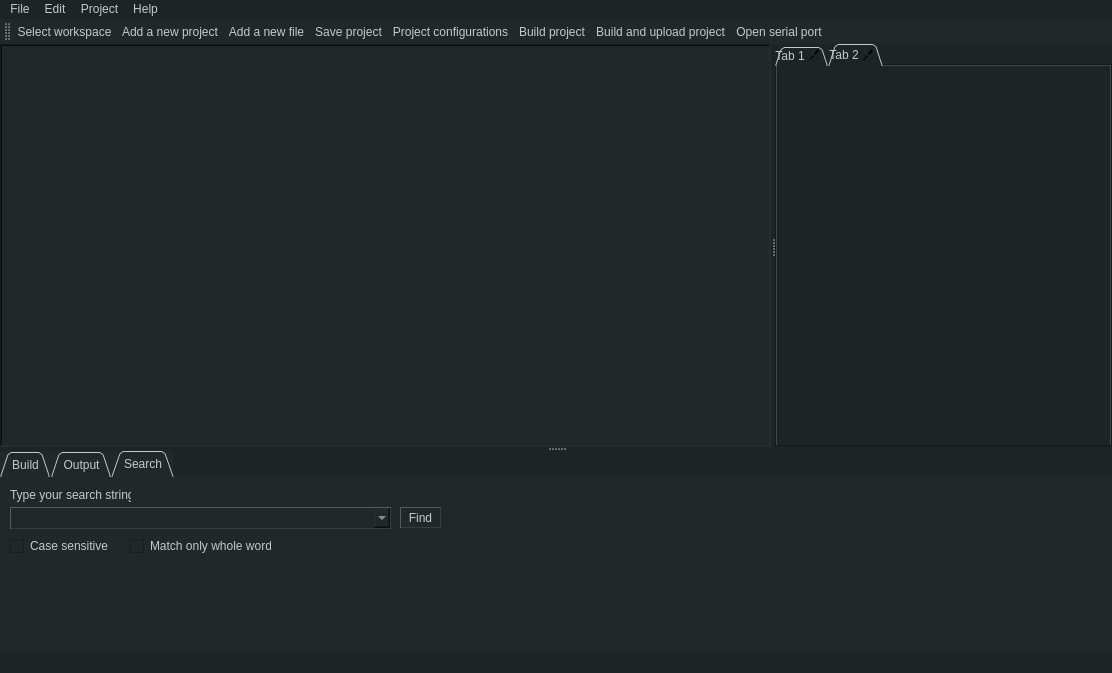
<?xml version="1.0" encoding="UTF-8"?>
<ui version="4.0">
 <class>MainWindowClass</class>
 <widget class="QMainWindow" name="MainWindowClass">
  <property name="geometry">
   <rect>
    <x>0</x>
    <y>0</y>
    <width>1112</width>
    <height>673</height>
   </rect>
  </property>
  <property name="windowTitle">
   <string>MariaMole</string>
  </property>
  <property name="autoFillBackground">
   <bool>false</bool>
  </property>
  <property name="styleSheet">
   <string notr="true">color:rgb(200,200,200);
background-color: rgb(28, 36, 38);
selection-background-color: rgb(68, 85, 89);</string>
  </property>
  <widget class="QWidget" name="centralWidget">
   <layout class="QGridLayout" name="gridLayout">
    <property name="leftMargin">
     <number>0</number>
    </property>
    <property name="topMargin">
     <number>0</number>
    </property>
    <property name="rightMargin">
     <number>0</number>
    </property>
    <property name="bottomMargin">
     <number>0</number>
    </property>
    <item row="1" column="0">
     <widget class="QSplitter" name="splitter_2">
      <property name="orientation">
       <enum>Qt::Vertical</enum>
      </property>
      <widget class="QSplitter" name="splitter">
       <property name="orientation">
        <enum>Qt::Horizontal</enum>
       </property>
       <widget class="QTreeWidget" name="tree">
        <property name="styleSheet">
         <string notr="true"> background-color: rgb(32,40,42);
outline: 0;
border-image: none;</string>
        </property>
        <property name="frameShape">
         <enum>QFrame::WinPanel</enum>
        </property>
        <property name="lineWidth">
         <number>5</number>
        </property>
        <property name="rootIsDecorated">
         <bool>false</bool>
        </property>
        <property name="headerHidden">
         <bool>true</bool>
        </property>
        <column>
         <property name="text">
          <string notr="true">1</string>
         </property>
        </column>
       </widget>
       <widget class="QTabWidget" name="editorTabs">
        <property name="styleSheet">
         <string notr="true">border-style:solid;
background-color: rgb(32, 40, 42);

QTabBar::tab:selected, QTabBar::tab:hover {
background: qlineargradient(x1: 0, y1: 0, x2: 0, y2: 1, stop: 0 #fafafa, stop: 0.4 #f4f4f4, stop: 0.5 #e7e7e7, stop: 1.0 #fafafa);
}

QTabBar::tab:selected {
border-color: red;
border-bottom-color: green; /* same as pane color */
}
QTabBar::tab:!selected {
margin-top: 2px; /* make non-selected tabs look smaller */
}</string>
        </property>
        <property name="tabShape">
         <enum>QTabWidget::Triangular</enum>
        </property>
        <property name="currentIndex">
         <number>1</number>
        </property>
        <property name="tabsClosable">
         <bool>true</bool>
        </property>
        <widget class="QWidget" name="tab_3">
         <attribute name="title">
          <string>Tab 1</string>
         </attribute>
        </widget>
        <widget class="QWidget" name="tab_4">
         <attribute name="title">
          <string>Tab 2</string>
         </attribute>
        </widget>
       </widget>
      </widget>
      <widget class="QTabWidget" name="messageTabs">
       <property name="maximumSize">
        <size>
         <width>16777215</width>
         <height>200</height>
        </size>
       </property>
       <property name="styleSheet">
        <string notr="true">border-style:solid;
background-color: rgb(32, 40, 42);</string>
       </property>
       <property name="tabShape">
        <enum>QTabWidget::Triangular</enum>
       </property>
       <property name="currentIndex">
        <number>2</number>
       </property>
       <property name="tabsClosable">
        <bool>false</bool>
       </property>
       <widget class="QWidget" name="tab">
        <attribute name="title">
         <string>Build</string>
        </attribute>
        <layout class="QGridLayout" name="gridLayout_3">
         <property name="leftMargin">
          <number>0</number>
         </property>
         <property name="topMargin">
          <number>0</number>
         </property>
         <property name="rightMargin">
          <number>0</number>
         </property>
         <property name="bottomMargin">
          <number>0</number>
         </property>
         <item row="0" column="0">
          <widget class="QListWidget" name="listWidget"/>
         </item>
        </layout>
       </widget>
       <widget class="QWidget" name="tab_2">
        <attribute name="title">
         <string>Output</string>
        </attribute>
        <layout class="QGridLayout" name="gridLayout_2">
         <property name="leftMargin">
          <number>0</number>
         </property>
         <property name="topMargin">
          <number>0</number>
         </property>
         <property name="rightMargin">
          <number>0</number>
         </property>
         <property name="bottomMargin">
          <number>0</number>
         </property>
         <item row="0" column="0">
          <widget class="QTextBrowser" name="textBrowser"/>
         </item>
        </layout>
       </widget>
       <widget class="QWidget" name="tab_5">
        <attribute name="title">
         <string>Search</string>
        </attribute>
        <widget class="QComboBox" name="searchText">
         <property name="geometry">
          <rect>
           <x>10</x>
           <y>30</y>
           <width>381</width>
           <height>22</height>
          </rect>
         </property>
         <property name="styleSheet">
          <string notr="true">     border-style: outset;
     border-width: 1px;
     border-radius: 0px;
     border-color: rgb(60,60,60);
</string>
         </property>
        </widget>
        <widget class="QLabel" name="label">
         <property name="geometry">
          <rect>
           <x>10</x>
           <y>10</y>
           <width>121</width>
           <height>16</height>
          </rect>
         </property>
         <property name="styleSheet">
          <string notr="true"/>
         </property>
         <property name="text">
          <string>Type your search string:</string>
         </property>
        </widget>
        <widget class="QCheckBox" name="searchCBCase">
         <property name="geometry">
          <rect>
           <x>10</x>
           <y>60</y>
           <width>101</width>
           <height>18</height>
          </rect>
         </property>
         <property name="text">
          <string>Case sensitive</string>
         </property>
        </widget>
        <widget class="QPushButton" name="btnSearch">
         <property name="geometry">
          <rect>
           <x>400</x>
           <y>30</y>
           <width>41</width>
           <height>21</height>
          </rect>
         </property>
         <property name="styleSheet">
          <string notr="true">     border-style: outset;
     border-width: 1px;
     border-radius: 0px;
     border-color: rgb(60,60,60);
</string>
         </property>
         <property name="text">
          <string>Find</string>
         </property>
        </widget>
        <widget class="QCheckBox" name="searchCBWords">
         <property name="geometry">
          <rect>
           <x>130</x>
           <y>60</y>
           <width>141</width>
           <height>18</height>
          </rect>
         </property>
         <property name="text">
          <string>Match only whole words</string>
         </property>
        </widget>
       </widget>
      </widget>
     </widget>
    </item>
   </layout>
  </widget>
  <widget class="QMenuBar" name="menuBar">
   <property name="geometry">
    <rect>
     <x>0</x>
     <y>0</y>
     <width>1112</width>
     <height>26</height>
    </rect>
   </property>
   <property name="styleSheet">
    <string notr="true">background-color: rgb(28, 36, 38)</string>
   </property>
   <widget class="QMenu" name="menuFile">
    <property name="title">
     <string>File</string>
    </property>
    <addaction name="actionSwitch_workspace"/>
    <addaction name="actionSave_workspace"/>
    <addaction name="actionSave_workspace_as"/>
    <addaction name="actionReload_workspace"/>
    <addaction name="separator"/>
    <addaction name="actionAdd_file"/>
    <addaction name="actionRename_file"/>
    <addaction name="actionRemove_file"/>
    <addaction name="actionOpen_file"/>
    <addaction name="separator"/>
    <addaction name="actionOpen_workspace_folder"/>
    <addaction name="separator"/>
    <addaction name="actionExit"/>
   </widget>
   <widget class="QMenu" name="menuEdit">
    <property name="title">
     <string>Edit</string>
    </property>
    <addaction name="actionSearch"/>
    <addaction name="actionFormat_code"/>
    <addaction name="separator"/>
    <addaction name="actionPrefereces"/>
   </widget>
   <widget class="QMenu" name="menuProject">
    <property name="title">
     <string>Project</string>
    </property>
    <addaction name="actionAdd"/>
    <addaction name="actionRename"/>
    <addaction name="actionRemove"/>
    <addaction name="separator"/>
    <addaction name="actionEdit_configuration"/>
    <addaction name="separator"/>
    <addaction name="actionOpen_serial_port_2"/>
    <addaction name="actionClean_current_project"/>
    <addaction name="actionClean_project_and_core_libraries"/>
    <addaction name="actionBuild_current_project"/>
    <addaction name="actionUpload_to_board"/>
   </widget>
   <widget class="QMenu" name="menuHelp">
    <property name="title">
     <string>Help</string>
    </property>
    <addaction name="actionAbout"/>
    <addaction name="actionVisit_MariaMole_website"/>
    <addaction name="actionView_software_licence"/>
    <addaction name="actionReport_a_bug"/>
    <addaction name="separator"/>
    <addaction name="actionOpen_Arduino_online_help"/>
   </widget>
   <addaction name="menuFile"/>
   <addaction name="menuEdit"/>
   <addaction name="menuProject"/>
   <addaction name="menuHelp"/>
  </widget>
  <widget class="QToolBar" name="mainToolBar">
   <property name="styleSheet">
    <string notr="true">background-color: rgb(32, 40, 42);
border:none;</string>
   </property>
   <property name="iconSize">
    <size>
     <width>32</width>
     <height>32</height>
    </size>
   </property>
   <property name="toolButtonStyle">
    <enum>Qt::ToolButtonFollowStyle</enum>
   </property>
   <attribute name="toolBarArea">
    <enum>TopToolBarArea</enum>
   </attribute>
   <attribute name="toolBarBreak">
    <bool>false</bool>
   </attribute>
   <addaction name="actionSelect_workspace"/>
   <addaction name="actionAdd_a_new_project"/>
   <addaction name="actionAdd_a_new_file"/>
   <addaction name="actionSave_project"/>
   <addaction name="actionProject_configurations"/>
   <addaction name="actionBuild_project"/>
   <addaction name="actionBuild_and_upload_project"/>
   <addaction name="actionOpen_serial_port"/>
   <addaction name="separator"/>
  </widget>
  <widget class="QStatusBar" name="statusBar">
   <property name="styleSheet">
    <string notr="true">background-color: rgb(28, 36, 38)</string>
   </property>
  </widget>
  <action name="actionSelect_workspace">
   <property name="icon">
    <iconset resource="mainwindow.qrc">
     <normaloff>:/MainWindow/resources/workspace.png</normaloff>:/MainWindow/resources/workspace.png</iconset>
   </property>
   <property name="text">
    <string>Select workspace</string>
   </property>
   <property name="toolTip">
    <string>Select workspace</string>
   </property>
  </action>
  <action name="actionAdd_a_new_project">
   <property name="icon">
    <iconset resource="mainwindow.qrc">
     <normaloff>:/MainWindow/resources/add_project.png</normaloff>:/MainWindow/resources/add_project.png</iconset>
   </property>
   <property name="text">
    <string>Add a new project</string>
   </property>
  </action>
  <action name="actionAdd_a_new_file">
   <property name="icon">
    <iconset resource="mainwindow.qrc">
     <normaloff>:/MainWindow/resources/add_file.png</normaloff>:/MainWindow/resources/add_file.png</iconset>
   </property>
   <property name="text">
    <string>Add a new file</string>
   </property>
  </action>
  <action name="actionSave_project">
   <property name="icon">
    <iconset resource="mainwindow.qrc">
     <normaloff>:/MainWindow/resources/save_all.png</normaloff>:/MainWindow/resources/save_all.png</iconset>
   </property>
   <property name="text">
    <string>Save project</string>
   </property>
  </action>
  <action name="actionProject_configurations">
   <property name="icon">
    <iconset resource="mainwindow.qrc">
     <normaloff>:/MainWindow/resources/project_properties.png</normaloff>:/MainWindow/resources/project_properties.png</iconset>
   </property>
   <property name="text">
    <string>Project configurations</string>
   </property>
  </action>
  <action name="actionBuild_project">
   <property name="icon">
    <iconset resource="mainwindow.qrc">
     <normaloff>:/MainWindow/resources/compile.png</normaloff>:/MainWindow/resources/compile.png</iconset>
   </property>
   <property name="text">
    <string>Build project</string>
   </property>
  </action>
  <action name="actionBuild_and_upload_project">
   <property name="icon">
    <iconset resource="mainwindow.qrc">
     <normaloff>:/MainWindow/resources/upload.png</normaloff>:/MainWindow/resources/upload.png</iconset>
   </property>
   <property name="text">
    <string>Build and upload project</string>
   </property>
  </action>
  <action name="actionOpen_serial_port">
   <property name="icon">
    <iconset resource="mainwindow.qrc">
     <normaloff>:/MainWindow/resources/terminal.png</normaloff>:/MainWindow/resources/terminal.png</iconset>
   </property>
   <property name="text">
    <string>Open serial port</string>
   </property>
  </action>
  <action name="actionSwitch_workspace">
   <property name="text">
    <string>Switch workspace</string>
   </property>
  </action>
  <action name="actionSave_workspace">
   <property name="text">
    <string>Save workspace</string>
   </property>
  </action>
  <action name="actionSave_workspace_as">
   <property name="text">
    <string>Save workspace as</string>
   </property>
  </action>
  <action name="actionReload_workspace">
   <property name="text">
    <string>Reload workspace</string>
   </property>
  </action>
  <action name="actionAdd_file">
   <property name="text">
    <string>Add file</string>
   </property>
  </action>
  <action name="actionRename_file">
   <property name="text">
    <string>Rename file</string>
   </property>
  </action>
  <action name="actionRemove_file">
   <property name="text">
    <string>Remove file</string>
   </property>
  </action>
  <action name="actionOpen_file">
   <property name="text">
    <string>Open file</string>
   </property>
  </action>
  <action name="actionOpen_workspace_folder">
   <property name="text">
    <string>Open workspace folder</string>
   </property>
  </action>
  <action name="actionExit">
   <property name="text">
    <string>Exit</string>
   </property>
  </action>
  <action name="actionSearch">
   <property name="text">
    <string>Search</string>
   </property>
  </action>
  <action name="actionFormat_code">
   <property name="text">
    <string>Format code</string>
   </property>
  </action>
  <action name="actionPrefereces">
   <property name="text">
    <string>Prefereces</string>
   </property>
  </action>
  <action name="actionAdd">
   <property name="text">
    <string>Add</string>
   </property>
  </action>
  <action name="actionRename">
   <property name="text">
    <string>Rename</string>
   </property>
  </action>
  <action name="actionRemove">
   <property name="text">
    <string>Remove</string>
   </property>
  </action>
  <action name="actionEdit_configuration">
   <property name="text">
    <string>Edit configuration</string>
   </property>
  </action>
  <action name="actionOpen_serial_port_2">
   <property name="text">
    <string>Open serial port</string>
   </property>
  </action>
  <action name="actionClean_current_project">
   <property name="text">
    <string>Clean current project</string>
   </property>
  </action>
  <action name="actionClean_project_and_core_libraries">
   <property name="text">
    <string>Clean project and core libraries</string>
   </property>
  </action>
  <action name="actionBuild_current_project">
   <property name="text">
    <string>Build current project</string>
   </property>
  </action>
  <action name="actionUpload_to_board">
   <property name="text">
    <string>Upload to board</string>
   </property>
  </action>
  <action name="actionAbout">
   <property name="text">
    <string>About</string>
   </property>
  </action>
  <action name="actionVisit_MariaMole_website">
   <property name="text">
    <string>Visit MariaMole website</string>
   </property>
  </action>
  <action name="actionView_software_licence">
   <property name="text">
    <string>View software licence</string>
   </property>
  </action>
  <action name="actionReport_a_bug">
   <property name="text">
    <string>Report a bug</string>
   </property>
  </action>
  <action name="actionOpen_Arduino_online_help">
   <property name="text">
    <string>Open Arduino online help</string>
   </property>
  </action>
 </widget>
 <layoutdefault spacing="6" margin="11"/>
 <resources>
  <include location="mainwindow.qrc"/>
 </resources>
 <connections/>
</ui>
